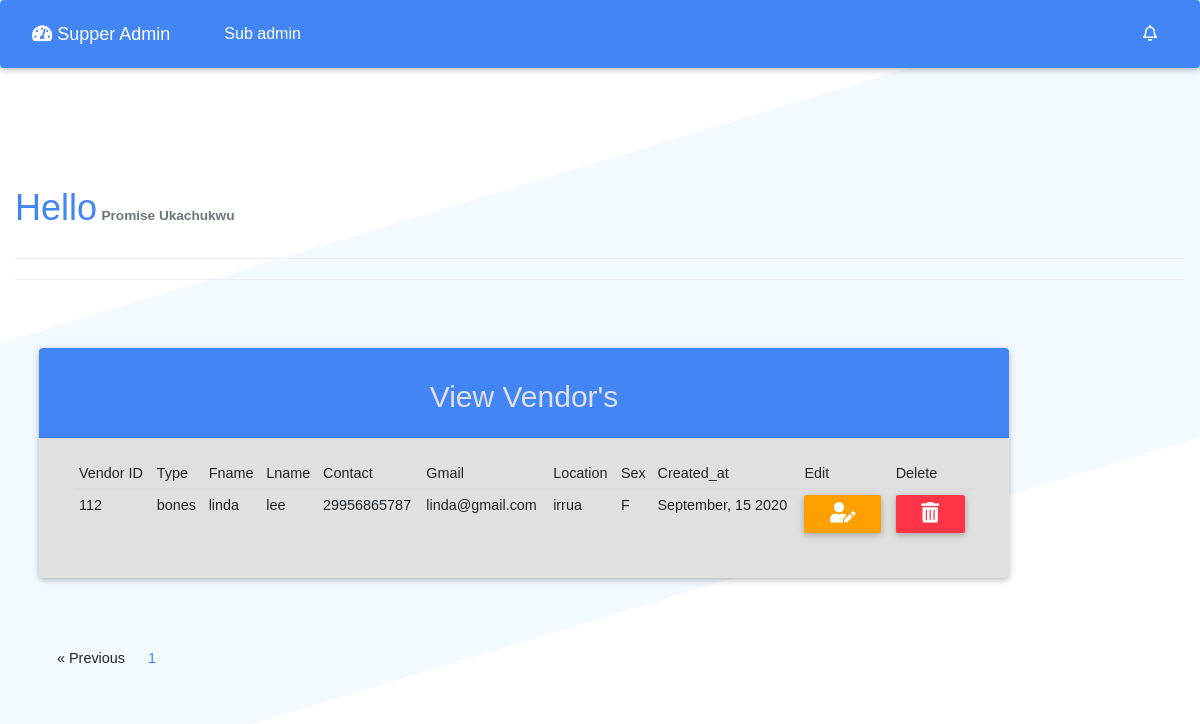
Screenshot of /admin/inc/viewvendor.php?page=2 (signed in) with the database file from the repository.
### tables this page shows
CREATE TABLE `vendor` (
  `vendor_id` int(11) NOT NULL,
  `vendor_id2` int(11) DEFAULT NULL,
  `type` varchar(50) NOT NULL,
  `fname` varchar(30) NOT NULL,
  `lname` varchar(30) NOT NULL,
  `contact` varchar(30) NOT NULL,
  `sex` char(3) NOT NULL,
  `email` varchar(50) NOT NULL,
  `password` varchar(30) NOT NULL,
  `location` text NOT NULL,
  `vendor_roll` varchar(50) NOT NULL,
  `created_at` text DEFAULT NULL,
  `updated_at` timestamp NULL DEFAULT NULL
);

### admin/inc/viewvendor.php (the view, shortened to what this page needs)
<?php include "admin_header.php" ?>
<main>
    <nav class="navbar fixed-top navbar-expand-md navbar-dark bg-primary mb-3">
        <div class="flex-row d-flex">
            <a class="navbar-brand" href="../dashboard.php" title="Admin"> <i class="fa fa-tachometer-alt"></i> Supper
                Admin</a>
        </div>
        <div class="navbar-collapse collapse" id="collapsingNavbar">
            <ul class="navbar-nav">
                <li class="nav-item">
                    <a class="nav-link" href="../subdashboard.php">Sub admin</a>
                </li>
            </ul>
            <ul class="navbar-nav ml-auto float-sm-right">
                <li class="nav-item">
                    <a class="nav-link" href="#myAlert" data-toggle="collapse"><i class="far fa-bell fa-1x"></i></a>
                </li>
            </ul>
        </div>
    </nav>
    <div class="row">
        <div class="container-fluid">
            <div class="col-l2-lg">
                <div class="col main pt-5 mt-3">
                    <h1 class="display-4 d-none d-sm-block">
                        <h1 class="text-primary d-inline-block">Hello</h1>
                        <small class="text-muted font-weight-bold text-capitalize">
                            <?php echo $_SESSION['fname']. " ". $_SESSION['lname'] ?></small>
                    </h1>
                    <hr>
                    <hr>
                </div>
            </div>
            <div class="col-lg-10 mx-4">
                <div class="card bg-light my-5">
                    <div class="card-header text-center text-light bg-primary">
                        <h2 class="card-title">View Vendor's</h2>
                    </div>
                    <div class="card-body form-body">
                        <div class="col-lg-12 text-light">
                            <table class="table table-hover table-condensed table-responsive-lg">
                                <thead>
                                    <th>Vendor ID</th>
                                    <th>Type</th>
                                    <th>Fname</th>
                                    <th>Lname</th>
                                    <th>Contact</th>
                                    <th>Gmail</th>
                                    <th>Location</th>
                                    <th>Sex</th>
                                    <th>Created_at</th>
                                    <th>Edit </th>
                                    <th>Delete </th>
                                </thead>
                                <tbody>
                                    <?php
                    if(isset($_GET['page'])){
                        $page = $_GET['page'];
                    }else{
                        $page = 1;
                    }
                    $num_per_page = 3;
                    $start_from = ($page -1) * 3;
                $query = "SELECT * FROM vendor LIMIT $start_from, $num_per_page";
                $patient_result = mysqli_query($conn, $query);
                while($row = mysqli_fetch_assoc($patient_result)){
                    $vendor_id2 = $row['vendor_id2'];
                    $type = $row['type'];
                    $fname = $row['fname'];
                    $lname = $row['lname'];
                    $contact = $row['contact'];
                    $email = $row['email'];
                    $loc = $row['location'];
                    $sex = $row['sex'];
                    $created_at = $row['created_at'];
                echo '<tr>';
                echo '<td>'.$vendor_id2.'</td>';
                echo '<td>'.$type.'</td>';
                echo '<td>'.$fname.'</td>';
                echo '<td>'.$lname.'</td>';
                echo '<td>'.$contact.'</td>';
                echo '<td>'.$email.'</td>';
                echo '<td>'.$loc.'</td>';
                echo '<td>'.$sex.'</td>';
                echo '<td>'.$created_at.'</td>';
                echo  "<td><a class='btn btn-amber btn-sm edit' style='border-radius: 5%;' href='update_vendor.php?edit={$vendor_id2}'> <i class='fas fa-user-edit fa-2x'></i></a></td>";
                echo  "<td><a  class='btn btn-danger btn-sm delete' style='border-radius: 5%;' href='viewvendor.php?delete={$vendor_id2}'> <i class='fa fa-trash-alt fa-2x'></i></a></td>";
                echo '</tr>';
                }
                ?>
                                </tbody>
                            </table>
                        </div>
                    </div>
                </div>
            </div>
            <?php
                            $statement = "SELECT * FROM vendor";
                            $total_result = $conn->query($statement);
                            $total_faq = mysqli_num_rows($total_result);
                            $total_faq_page = ceil($total_faq / $num_per_page);
                            ?>
            <div class="col-lg-12">
                <div class="container">
                    <nav aria-label="...">
                        <ul class="pagination my-3">
                            <?php
                    if($page > 1){
                        echo "<li class='page-item'><a class='page-link ' href='viewvendor.php?page=".($page -1)."'>
                        <span aria-hidden='true'>&laquo;</span>
                        Previous
                        </a></li>";
                    }
                    for ($i=1; $i < $total_faq_page ; $i++) {
                   if($i == $page){
                    echo "<li class='page-item  bg-light'><a class='page-link active_link light text-primary' href='viewvendor.php?page=".$i."'>$i</a></li>";
                   }else{
                    echo "<li class='page-item  bg-light'><a class='page-link light text-primary' href='viewvendor.php?page=".$i."'>$i</a></li>";
                   }
                    }
                    ?>
                        </ul>
                    </nav>
                </div>
            </div>
        </div>
    </div>
</main>
<?php include "admin_footer.php" ?>

### admin/inc/css/nomalise.css (style rules this page uses)
body, html { height:100%; }
.card { overflow:hidden; }

### admin/inc/css/sample.css (style rules this page uses)
:root { --ck-sample-base-spacing: 2em; --ck-sample-color-white: #fff; --ck-sample-color-green: #279863; }
body, html { padding: 0; margin: 0; font-family: sans-serif, Arial, Verdana, "Trebuchet MS", "Apple Color Emoji", "Segoe UI Emoji", "Segoe UI Symbol"; font-size: 16px; line-height: 22px; }
body { height: 100%; color: #2D3A4A; background-image: url(../img/bg.png); background-repeat: no-repeat; background-position: 50% 100%; background-size: 100% auto; }
body * { box-sizing: border-box; }
a { color: #38A5EE; }

### rows the page displays
vendor: vendor_id2 "112", type "bones", fname "linda", lname "lee", contact "29956865787", email "linda@gmail.com", location "irrua", sex "F", created_at "September, 15 2020"

### other values shown
$_SESSION['fname'] "Promise"
$_SESSION['lname'] "Ukachukwu"
